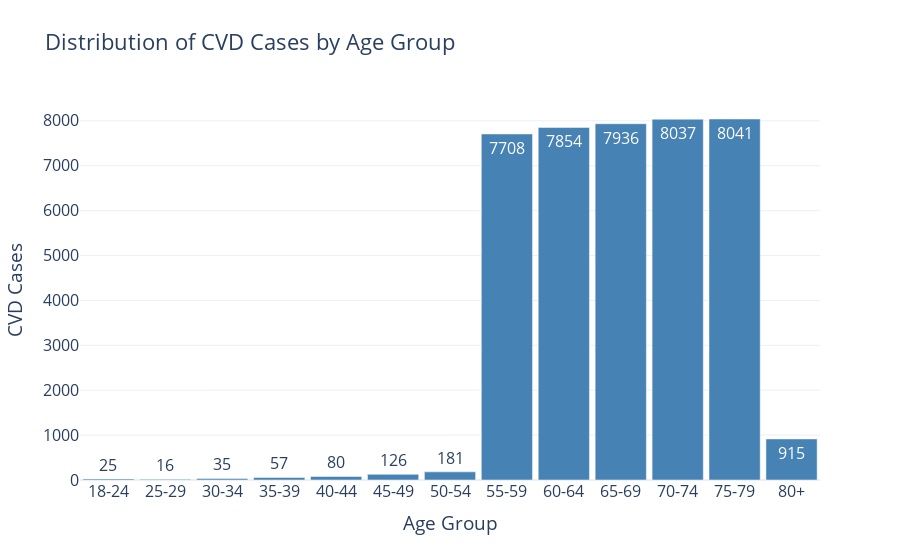

The code cell stored with this chart in its notebook:
### Code cell
fig: Figure = plot_age_distribution(df, "age_distribution")
fig.show()

### Figure 1 — Plotly figure (JSON) as saved in the notebook; plotly's stock layout.template omitted (floating-point values rounded to 4 significant figures)
{"data": [{"hovertemplate": "%{x}<br>Count: %{y}<extra></extra>", "marker": {"color": "steelblue"}, "text": ["25", "16", "35", "57", "80", "126", "181", "7708", "7854", "7936", "8037", "8041", "915"], "textposition": "auto", "type": "bar", "x": ["18-24", "25-29", "30-34", "35-39", "40-44", "45-49", "50-54", "55-59", "60-64", "65-69", "70-74", "75-79", "80+"], "y": [25, 16, 35, 57, 80, 126, 181, 7708, 7854, 7936, 8037, 8041, 915]}], "layout": {"bargap": 0.1, "font": {"size": 16}, "title": {"text": "Distribution of CVD Cases by Age Group"}, "xaxis": {"gridcolor": "lightgrey", "showgrid": false, "tickangle": 0, "tickmode": "array", "tickvals": ["18-24", "25-29", "30-34", "35-39", "40-44", "45-49", "50-54", "55-59", "60-64", "65-69", "70-74", "75-79", "80+"], "title": {"text": "Age Group"}, "zeroline": false}, "yaxis": {"showgrid": true, "title": {"text": "CVD Cases"}}}}
